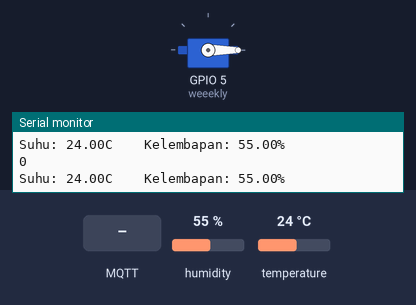
This sketch was run on a simulated ESP32. Parts: servo, the last lines printed to the serial monitor. Inputs (shaded band) come from the test bench; at power-on: humidity 55 %, temperature 24 °C. WiFi joins after 1.5 s; servers stay silent unless stated; no MQTT or app messages arrive unless stated.

Above: at 2.7 s.
2.8 s: MQTT message "90" arrives on the first subscribed topic
At 4.3 s:
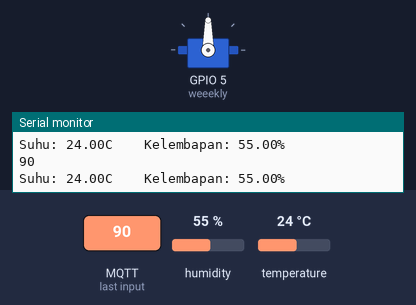
5.0 s: MQTT message "200" arrives on the first subscribed topic
At 6.7 s:
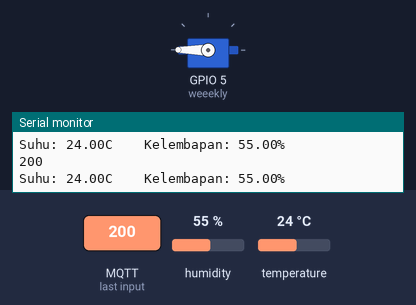
7.0 s: MQTT message "0" arrives on the first subscribed topic
At 8.5 s:
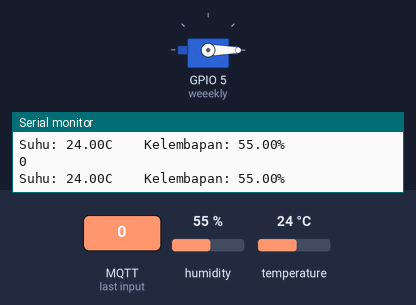
Timing chart, 0 to 10.0 s (numbered marks = the images above; inputs shaded):
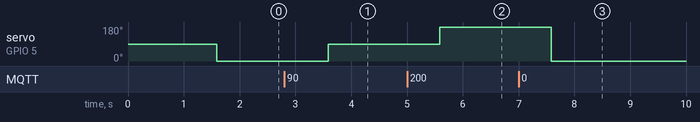

Measured:
- after the input at 2.8 s, servo on GPIO 5 (weeekly): 0° → 90° after 0.79 s
- after the input at 5.0 s, servo on GPIO 5 (weeekly): 90° → 180° after 0.59 s
- after the input at 7.0 s, servo on GPIO 5 (weeekly): 180° → 0° after 0.59 s

The sketch:

mqtt_RTOS_dht11_servo.ino
```cpp
#include <WiFi.h>
#include <PubSubClient.h>
#include <ESP32Servo.h>
#include <DHT.h>

const char* ssid = "iotclass@unifi";
const char* password = "classiot123";
const char* mqtt_server = "broker.hivemq.com";
const char* topicTemp = "temperature/nurfaizah";
const char* topicHumi = "humidity/nurfaizah";
const char* topicServo = "servo/nurfaizah";

int servoPosition = 0;
Servo weeekly;

DHT dht(25, DHT11);
char temp[10];
char humi[10];

WiFiClient espClient;
PubSubClient client(espClient);

TaskHandle_t Task1_handle;
TaskHandle_t Task2_handle;

void task1(void* parameters) {
  for (;;) {
    float t = dht.readTemperature();
    dtostrf(t, 4, 2, temp);
    float h = dht.readHumidity();
    dtostrf(h, 4, 2, humi);

    Serial.printf(("Suhu: %.2fC \t Kelembapan: %.2f%% \n"), t, h);
    vTaskDelay(1000 / portTICK_PERIOD_MS);

    client.publish(topicTemp, temp);
    client.publish(topicHumi, humi);
  }
}

void task2(void* parameters) {
  for (;;) {
    weeekly.write(servoPosition);
    Serial.println(servoPosition);
    vTaskDelay(1000 / portTICK_PERIOD_MS);
  }
}

void setup_wifi() {
  delay(10);
  Serial.println();
  WiFi.mode(WIFI_STA);
  WiFi.begin(ssid, password);
  Serial.print("Connecting to ");
  Serial.println(ssid);

  while (WiFi.status() != WL_CONNECTED) {
    delay(500);
    Serial.print(".");
  }
  Serial.println("");
  Serial.println("WiFi connected");
}

void reconnect() {

  while (!client.connected()) {
    Serial.print("Attempting MQTT connection...");
    // Attempt to connect
    if (client.connect("ESP32nurfaizah")) {
      Serial.println("connected");
      client.subscribe(topicServo);
    } else {
      Serial.println(" trying again");
      delay(1000);
    }
  }
}

void callback(char* topic, byte* payload, unsigned int length) {
  String messageTemp;
  // decode payload message
  for (int i = 0; i < length; i++) {
    messageTemp += ((char)payload[i]);
  }
  if (strcmp(topic, topicServo) == 0) {
    servoPosition = messageTemp.toInt();
  }
  delay(15);
}

void setup() {
  Serial.begin(115200);
  setup_wifi();
  client.setServer(mqtt_server, 1883);
  reconnect();
  client.setCallback(callback);
  weeekly.attach(5, 500, 2500);
  dht.begin();

  xTaskCreatePinnedToCore(task1, "DHT11", 5000, NULL, 1, &Task1_handle, 0);
  xTaskCreatePinnedToCore(task2, "Servo", 5000, NULL, 2, &Task2_handle, 1);
}

void loop() {
  if (!client.connected()) {
    reconnect();
  }
  client.loop();
  delay(50);
}
```
